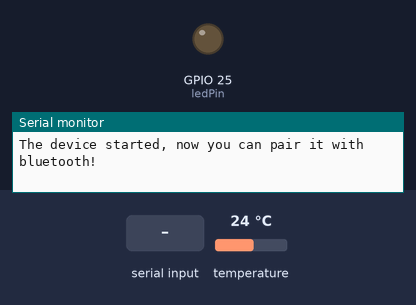
This sketch was run on a simulated ESP32. Shown: output pins drawn as LEDs (lit = HIGH), the last lines printed to the serial monitor. The test bench sets the inputs (shaded band); at power-on: temperature 24 °C. Nothing arrives over Bluetooth unless stated.

Above: at 1.2 s.
1.3 s: "led_on\n" received over the second serial link
At 2.4 s:
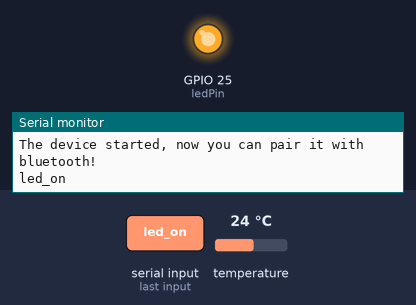
2.9 s: "led_off\n" received over the second serial link
At 4.1 s:
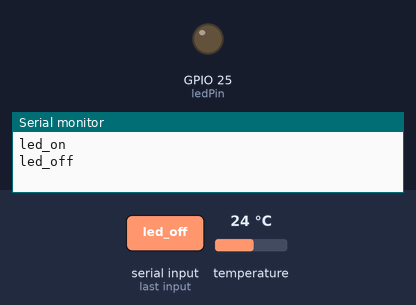
Timing chart, 0 to 5.9 s (numbered marks = the images above; inputs shaded):
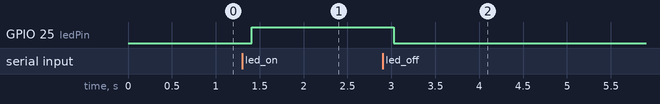

The sketch:

7_5_2_Serial_Bluetooth_DS18B20_LED.ino
```cpp
// (licence header left out)
// Load libraries
#include "BluetoothSerial.h"
#include <OneWire.h>
#include <DallasTemperature.h>

// Check if Bluetooth configs are enabled
#if !defined(CONFIG_BT_ENABLED) || !defined(CONFIG_BLUEDROID_ENABLED)
#error Bluetooth is not enabled! Please run `make menuconfig` to and enable it
#endif

// Check Serial Port Profile
#if !defined(CONFIG_BT_SPP_ENABLED)
#error Serial Port Profile for Bluetooth is not available or not enabled. It is only available for the ESP32 chip.
#endif

// Bluetooth Serial object
BluetoothSerial SerialBT;

// GPIO where LED is connected to
const int ledPin =  25;

// GPIO where the DS18B20 is connected to
const int oneWireBus = 32;
// Setup a oneWire instance to communicate with any OneWire devices
OneWire oneWire(oneWireBus);
// Pass our oneWire reference to Dallas Temperature sensor
DallasTemperature sensors(&oneWire);

// Handle received and sent messages
String message = "";
char incomingChar;
String temperatureString = "";

// Timer: auxiliar variables
unsigned long previousMillis = 0;    // Stores last time temperature was published
const long interval = 10000;         // interval at which to publish sensor readings

void setup() {
  pinMode(ledPin, OUTPUT);
  Serial.begin(115200);
  // Bluetooth device name
  SerialBT.begin("ESP32");
  Serial.println("The device started, now you can pair it with bluetooth!");
}

void loop() {
  unsigned long currentMillis = millis();
  // Send temperature readings
  if (currentMillis - previousMillis >= interval){
    previousMillis = currentMillis;
    sensors.requestTemperatures();
    temperatureString = String(sensors.getTempCByIndex(0)) + "C  " +  String(sensors.getTempFByIndex(0)) + "F";
    SerialBT.println(temperatureString);
  }
  // Read received messages (LED control command)
  if (SerialBT.available()){
    char incomingChar = SerialBT.read();
    if (incomingChar != '\n'){
      message += String(incomingChar);
    }
    else{
      message = "";
    }
    Serial.write(incomingChar);
  }
  // Check received message and control output accordingly
  if (message =="led_on"){
    digitalWrite(ledPin, HIGH);
  }
  else if (message =="led_off"){
    digitalWrite(ledPin, LOW);
  }
  delay(20);
}
```

Measured:
- after the input at 1.3 s, GPIO 25 (ledPin): LOW → HIGH after 0.11 s
- after the input at 2.9 s, GPIO 25 (ledPin): HIGH → LOW after 0.12 s
